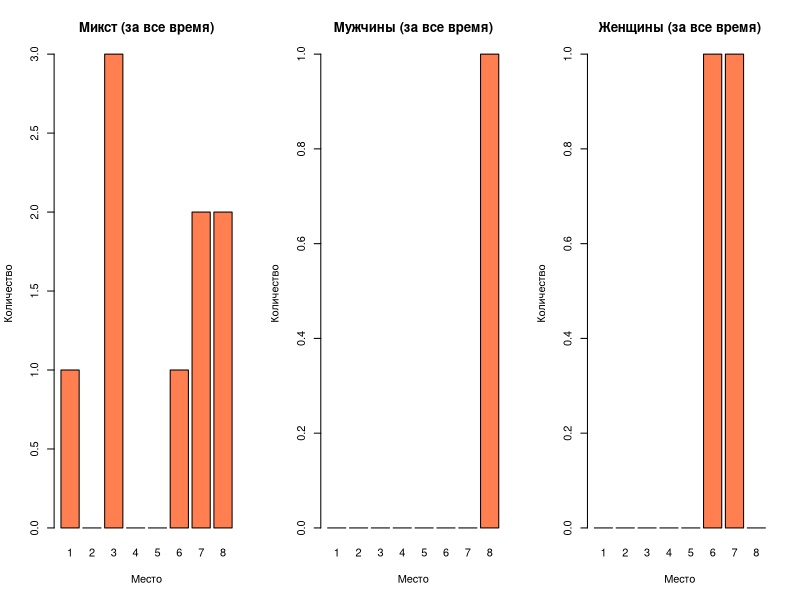
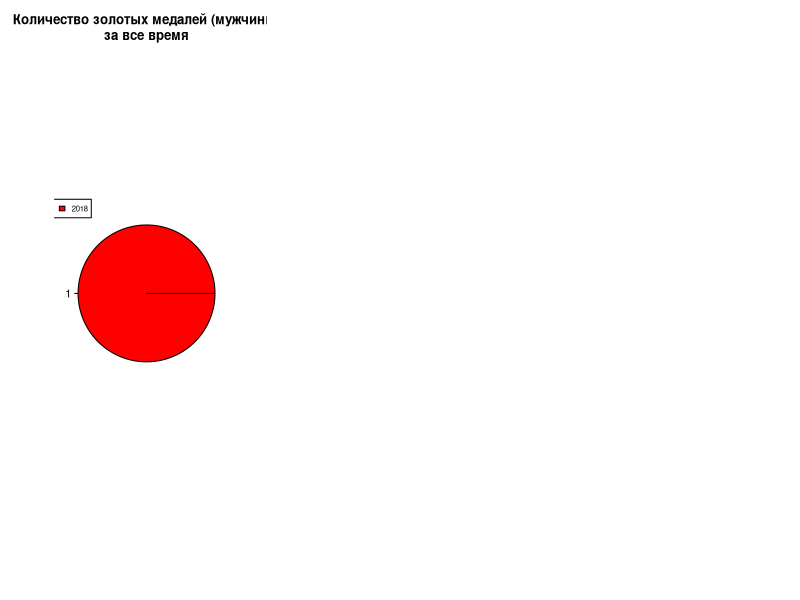
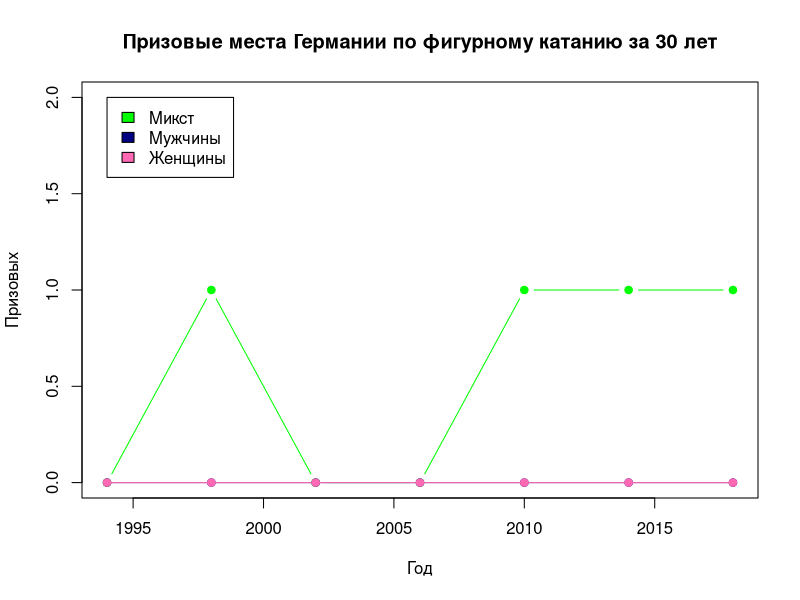
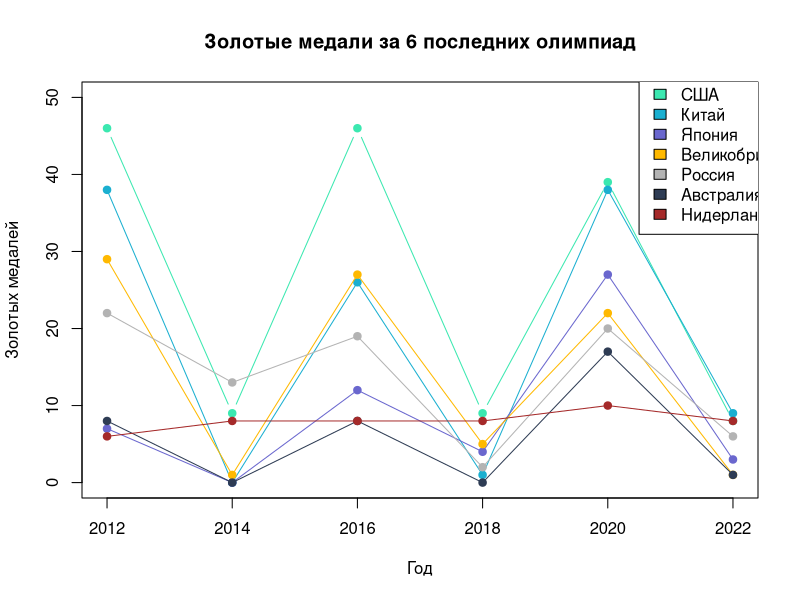
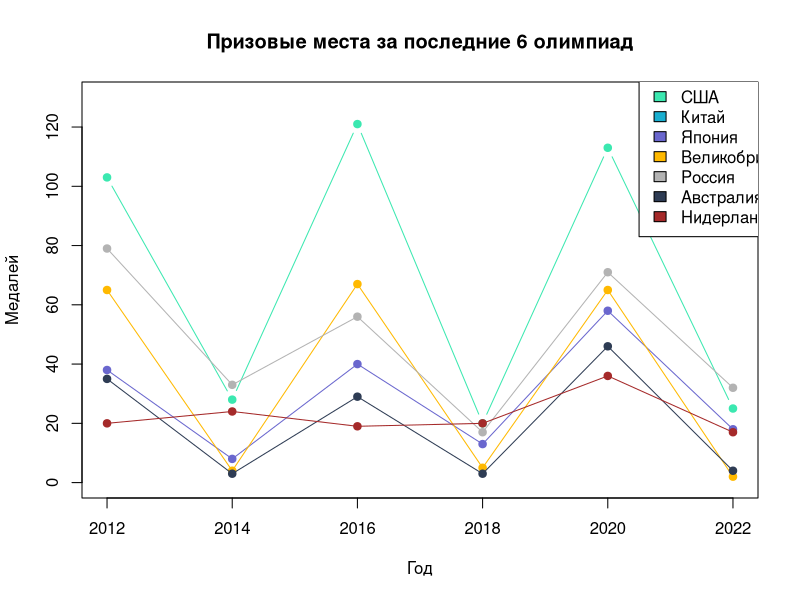

These charts were generated, in order, by the following R code:

mix <-read.csv("mix.csv", fileEncoding = "Windows-1251", header = TRUE, sep = ";", check.names = F)
men <- read.csv("men.csv", fileEncoding = "Windows-1251", header = TRUE, sep = ";", check.names = F)
women<-read.csv("women.csv", fileEncoding = "Windows-1251", header = TRUE, sep = ";", check.names = F)

#посчитаем сумму всех медалей
stat_mix <- sapply(mix[,-1], sum)
stat_men <- sapply(men[,-1], sum)
stat_women <- sapply(women[,-1], sum)

par(mfrow=c(1,3))
barplot(stat_mix, names=c(1:8), col="coral", xlab="Место", ylab="Количество", main="Микст (за все время)")
barplot(stat_men, names=c(1:8), col="coral", xlab="Место", ylab="Количество", main="Мужчины (за все время)")
barplot(stat_women, names=c(1:8), col="coral", xlab="Место", ylab="Количество", main="Женщины (за все время)")

#сделаем фреймы только 1 мест
first_mix <- mix[,c(1:2)][mix$`1` > 0, ]
first_men <- men[,c(1:2)][men$`1` > 0, ]
first_women <- women[,c(1:2)][women$`1` > 0, ]

pie(first_mix$`1`, labels=first_mix$`1`, col=rainbow(length(first_mix$`1`)), main = "Количество золотых медалей (мужчины)\nза все время")
legend(-1.1, 1.1, first_mix$`year`, cex = 0.7, fill=rainbow(length(first_mix$`year`)))

#pie(first_men$`1`, labels=first_men$`1`, col=rainbow(length(first_men$`1`)), main = "Количество золотых медалей (мужчины)\nза все время")
#legend(-1.1, 1.1, first_men$`year`, cex = 0.7, fill=rainbow(length(first_men$`year`)))

#pie(first_women$`1`, labels=first_women$`1`, col=rainbow(length(first_women$`1`)), main = "Количество золотых медалей (мужчины)\nза все время")
#legend(-1.1, 1.1, first_women$`year`, cex = 0.7, fill=rainbow(length(first_women$`year`)))

#выделим призовые места
prize_mix <- data.frame(Год=mix$year, Призовых=rowSums(mix[, 2:4]))
prize_men <- data.frame(Год=men$year, Призовых=rowSums(men[, 2:4]))
prize_women <- data.frame(Год=women$year, Призовых=rowSums(women[, 2:4]))

par(mfrow=c(1,1))
plot(prize_mix, type="b", pch=19, col="green", xaxt="n", ylim=c(0,2), main="Призовые места Германии по фигурному катанию за 30 лет")
lines(prize_men, type="o", pch=19, col="navyblue")
lines(prize_women, type="o", pch=19, col="hotpink")
legend(min(prize_mix$Год), 2, c("Микст", "Мужчины", "Женщины"), fill=c("green", "navyblue", "hotpink"))
axis(side=1, at=prize_mix$year)


events_gold <- read.csv("gold_medals.csv", fileEncoding = "Windows-1251", header = TRUE, sep = ";", check.names = F)

plot(events_gold$Год, events_gold$США, type="b", pch=19, col="#3be8b0", xaxt="n", ylim=c(0,50), xlab="Год", ylab="Золотых медалей", main="Золотые медали за 6 последних олимпиад")
lines(events_gold$Год, events_gold$Китай, type="o", pch=19, col="#1aafd0")
lines(events_gold$Год, events_gold$Япония, type="o", pch=19, col="#6a67ce")
lines(events_gold$Год, events_gold$Великобритания, type="o", pch=19, col="#ffb900")
lines(events_gold$Год, events_gold$Россия, type="o", pch=19, col="gray70")
lines(events_gold$Год, events_gold$Австралия, type="o", pch=19, col="#2e3c54")
lines(events_gold$Год, events_gold$Нидерланды, type="o", pch=19, col="brown")
axis(side=1, at=events_gold$Год)
legend(max(events_gold$Год) - 1.5, 53, c("США", "Китай", "Япония", "Великобритания", "Россия", "Австралия", "Нидерланды"), fill=c("#3be8b0", "#1aafd0", "#6a67ce", "#ffb900", "gray70", "#2e3c54", "brown"))


events_prizes <- read.csv("priz_places.csv", fileEncoding = "Windows-1251", header = TRUE, sep = ";", check.names = F)

plot(events_prizes$Год, events_prizes$США, type="b", pch=19, col="#3be8b0", xaxt="n", ylim=c(0,130), xlab="Год", ylab="Медалей", main="Призовые места за последние 6 олимпиад")
lines(events_prizes$Год, events_prizes$КИТАЙ, type="o", pch=19, col="#1aafd0")
lines(events_prizes$Год, events_prizes$Япония, type="o", pch=19, col="#6a67ce")
lines(events_prizes$Год, events_prizes$Великобритания, type="o", pch=19, col="#ffb900")
lines(events_prizes$Год, events_prizes$Россия, type="o", pch=19, col="gray70")
lines(events_prizes$Год, events_prizes$Австралия, type="o", pch=19, col="#2e3c54")
lines(events_prizes$Год, events_prizes$Нидерланды, type="o", pch=19, col="brown")
axis(side=1, at=events_prizes$Год)
legend(max(events_prizes$Год) - 1.5, 137, c("США", "Китай", "Япония", "Великобритания", "Россия", "Австралия", "Нидерланды"), fill=c("#3be8b0", "#1aafd0", "#6a67ce", "#ffb900", "gray70", "#2e3c54", "brown"))


